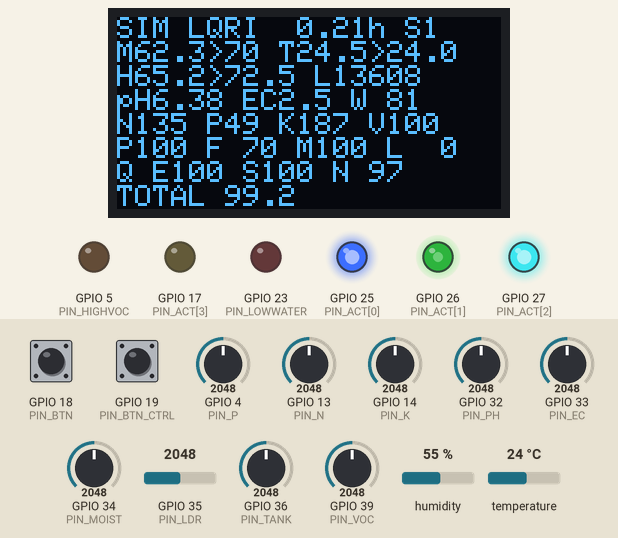
Recording of a sketch running on a simulated ESP32. Shown: 128×64 one-colour display, output pins drawn as LEDs (lit = HIGH). The test bench sets the inputs (shaded band); at power-on: GPIO 18 (PIN_BTN) HIGH, GPIO 19 (PIN_BTN_CTRL) HIGH, GPIO 39 (PIN_VOC) = 2048, GPIO 36 (PIN_TANK) = 2048, GPIO 4 (PIN_P) = 2048, GPIO 13 (PIN_N) = 2048, GPIO 14 (PIN_K) = 2048, GPIO 32 (PIN_PH) = 2048, GPIO 33 (PIN_EC) = 2048, GPIO 34 (PIN_MOIST) = 2048, GPIO 35 (PIN_LDR) = 2048, humidity 55 %, temperature 24 °C (analog values on the 0–4095 scale). Random numbers use the default seed unless the sketch sets one; what the sketch prints to the serial monitor is not drawn.

Above: at 1.28 s.
1.3 s: GPIO 18 (PIN_BTN) pulled LOW for 0.15 s
At 1.94 s:
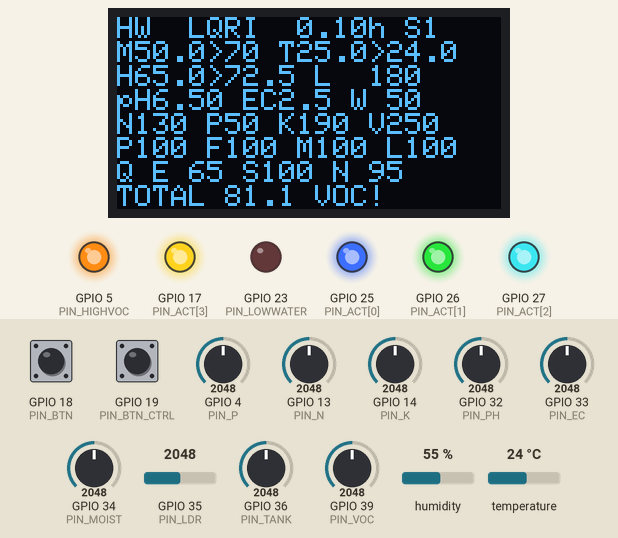
2.0 s: GPIO 19 (PIN_BTN_CTRL) pulled LOW for 0.15 s
At 2.69 s:
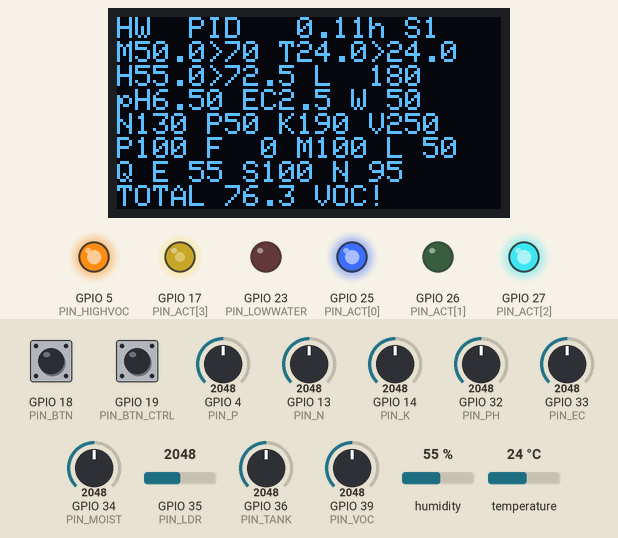
2.7 s: GPIO 39 (PIN_VOC) set to 1696
At 3.69 s:
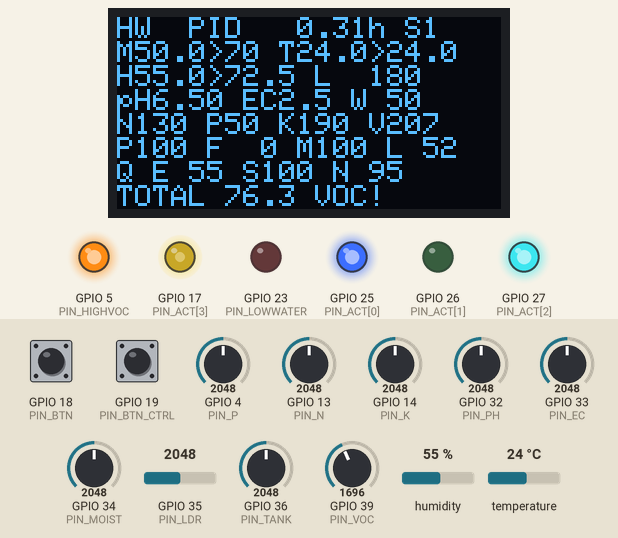
4.8 s: GPIO 39 (PIN_VOC) set to 1581
At 5.29 s:
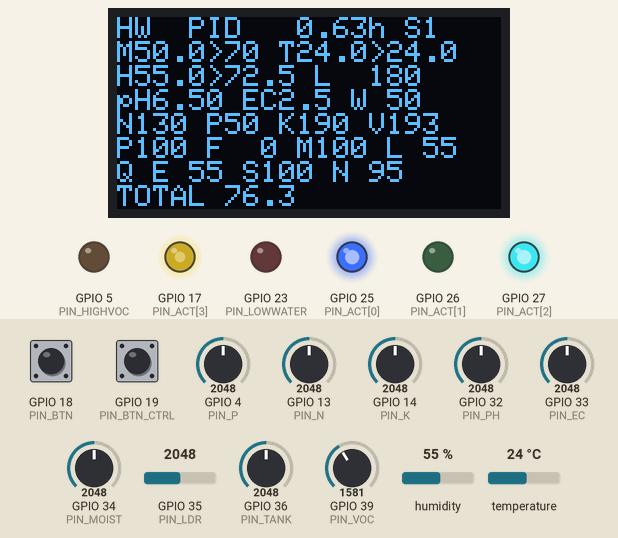
6.6 s: GPIO 36 (PIN_TANK) set to 425
At 7.29 s:
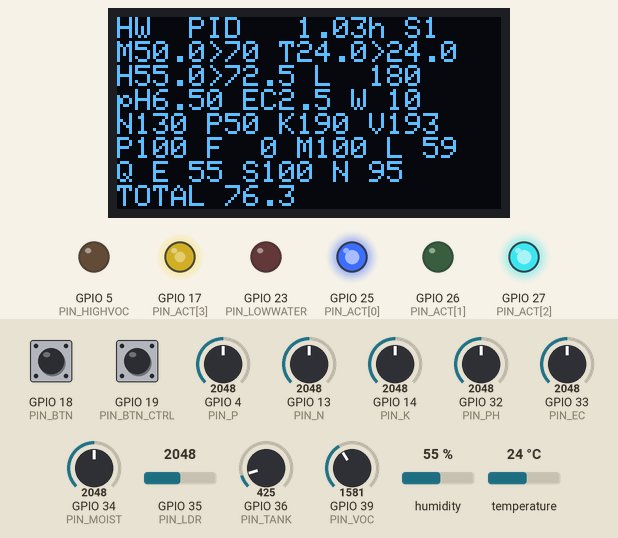
8.1 s: GPIO 36 (PIN_TANK) set to 387
At 13.13 s:
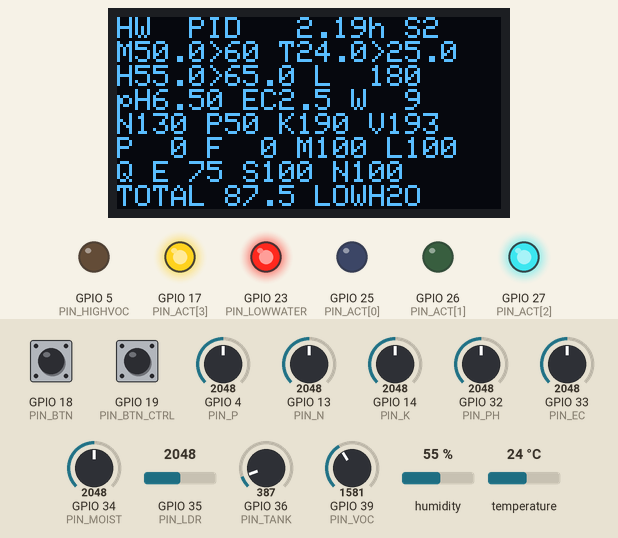
Timing chart, 0 to 13.6 s (numbered marks = the images above; inputs shaded):
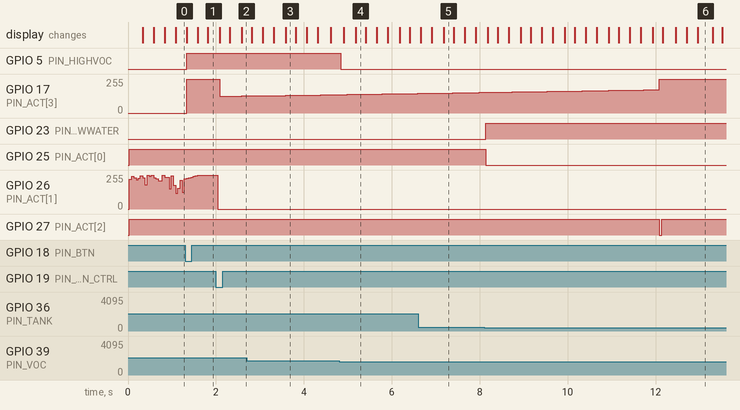

The sketch:

sketch.ino
```cpp
// =============================================================================
//  TOMATO CROP MONITORING & AUTOMATIC CONTROL  -  Wokwi / ESP32
//  Aligned with main.m and build_tomato_simulink_main.m
//  (11 states, 4 actuators, 5 growth stages, Loamy soil, 3 controllers)
//
//  MODE button (GPIO18):
//    SIM  closed loop: firmware runs the main.m nonlinear plant + controller
//    HW   all 11 channels come from Wokwi parts: DHT22 (T, RH), LDR (lux) and
//         8 potentiometers (moisture, pH, EC, N, P, K, tank level, VOC); the
//         controller reacts to them. Wokwi has no capacitive-moisture, pH, EC,
//         RS485-NPK, float or MQ-135 part, so potentiometers stand in for them.
//  CTRL button (GPIO19): cycles Decentralized PID -> Pole Placement -> LQR-I
//
//  Time is compressed: one control step (Ts = 0.01 h) every LOOP_MS.
//  With LOOP_MS = 50  ->  1 simulated hour = 5 s,  24 h = 120 s.
// =============================================================================
#include <Arduino.h>
#include <Wire.h>
#include <DHT.h>
#include <Adafruit_GFX.h>
#include <Adafruit_SSD1306.h>
#include "tomato_core.h"

#ifndef ESP_ARDUINO_VERSION_MAJOR
#define ESP_ARDUINO_VERSION_MAJOR 2
#endif

using namespace tomato;

// ------------------------------ user options --------------------------------
#define LOOP_MS            50      // real ms per control step
#define NOISE_ON           1       // 1 = Gaussian sensor noise in SIM mode
#define PRINT_EVERY_TICKS  25      // serial log every 0.25 simulated hours
#define START_IN_SIM_MODE  true
#define START_CONTROLLER   CTRL_LQRI   // CTRL_PID, CTRL_PP or CTRL_LQRI

// ------------------------------ pins ----------------------------------------
const uint8_t PIN_DHT      = 16;
const uint8_t PIN_MOIST    = 34;   // pot  -> soil moisture 0..100 %
const uint8_t PIN_LDR      = 35;   // LDR module AO -> lux
const uint8_t PIN_PH       = 32;   // pot  -> pH 4..9
const uint8_t PIN_EC       = 33;   // pot  -> EC 0..5 mS/cm
const uint8_t PIN_TANK     = 36;   // pot  -> water tank level 0..100 %
const uint8_t PIN_VOC      = 39;   // pot  -> VOC 0..500
const uint8_t PIN_N        = 13;   // pot  -> nitrogen   0..260 mg/kg (stands in for RS485 NPK, N)
const uint8_t PIN_P        = 4;    // pot  -> phosphorus 0..100 mg/kg (NPK, P)
const uint8_t PIN_K        = 14;   // pot  -> potassium  0..380 mg/kg (NPK, K)
const uint8_t PIN_BTN      = 18;   // mode button (to GND)
const uint8_t PIN_BTN_CTRL = 19;   // controller-select button (to GND)
const uint8_t PIN_ACT[NU]  = {25, 26, 27, 17};   // pump, fan, mist, grow light (PWM LEDs)
const uint8_t PIN_LOWWATER = 23;   // red LED
const uint8_t PIN_HIGHVOC  = 5;    // orange LED

DHT dht(PIN_DHT, DHT22);
Adafruit_SSD1306 display(128, 64, &Wire, -1);

// ------------------------------ state ---------------------------------------
float x[NX];            // true / model state
float y[NX];            // what the controller sees
float u[NU];            // safe actuator commands
Controller ctrl;
bool  simMode = START_IN_SIM_MODE;
float simTime = 0.0f;   // hours
uint32_t nextTick = 0;
uint32_t tickCount = 0;
uint32_t lastBtnMs = 0;
uint32_t lastCtrlBtnMs = 0;
uint32_t lastDisplayMs = 0;

// ------------------------------ helpers -------------------------------------
float gauss() {
    float u1 = random(1, 10000) / 10000.0f;
    float u2 = random(0, 10000) / 10000.0f;
    return sqrtf(-2.0f * logf(u1)) * cosf(2.0f * PI_F * u2);
}

float adcFrac(uint8_t pin) { return analogRead(pin) / 4095.0f; }

// Wokwi photoresistor module (3.3 V, 12-bit ADC) -> lux
float readLux() {
    int a = analogRead(PIN_LDR);
    if (a <= 1)    return 65535.0f;
    if (a >= 4094) return 0.1f;
    const float GAMMA = 0.7f, RL10 = 50.0f;
    float v = a / 4095.0f * 3.3f;
    float resistance = 2000.0f * v / (1.0f - v / 3.3f);
    float lux = powf(RL10 * 1e3f * powf(10.0f, GAMMA) / resistance, 1.0f / GAMMA);
    if (!isfinite(lux)) lux = 0.0f;
    return clampf(lux, 0.0f, 65535.0f);
}

// Read the real (Wokwi) sensors into the matching state slots.
void readHardwareInto(float* s) {
    static float lastT = 25.0f, lastH = 65.0f;
    static uint32_t lastDht = 0;
    if (millis() - lastDht >= 2000) {          // DHT22 needs >= 2 s between reads
        lastDht = millis();
        float t = dht.readTemperature();
        float h = dht.readHumidity();
        if (!isnan(t)) lastT = t;
        if (!isnan(h)) lastH = h;
    }
    s[S_T]   = lastT;
    s[S_RH]  = lastH;
    s[S_M]   = adcFrac(PIN_MOIST) * 100.0f;
    s[S_L]   = readLux();
    s[S_PH]  = 4.0f + adcFrac(PIN_PH) * 5.0f;
    s[S_EC]  = adcFrac(PIN_EC) * 5.0f;
    s[S_W]   = adcFrac(PIN_TANK) * 100.0f;
    s[S_VOC] = adcFrac(PIN_VOC) * 500.0f;
    s[S_N]   = adcFrac(PIN_N) * 260.0f;    // mid position = 130 mg/kg
    s[S_P]   = adcFrac(PIN_P) * 100.0f;    // mid position = 50 mg/kg
    s[S_K]   = adcFrac(PIN_K) * 380.0f;    // mid position = 190 mg/kg
}

void pwmSetup() {
#if ESP_ARDUINO_VERSION_MAJOR >= 3
    for (int i = 0; i < NU; i++) ledcAttach(PIN_ACT[i], 5000, 8);
#else
    for (int i = 0; i < NU; i++) { ledcSetup(i, 5000, 8); ledcAttachPin(PIN_ACT[i], i); }
#endif
}

void pwmWriteAct(int i, float v) {
    int duty = (int)(clamp01(v) * 255.0f + 0.5f);
#if ESP_ARDUINO_VERSION_MAJOR >= 3
    ledcWrite(PIN_ACT[i], duty);
#else
    ledcWrite(i, duty);
#endif
}

void resetSystem() {
    for (int i = 0; i < NX; i++) x[i] = X0[i];
    for (int i = 0; i < NX; i++) y[i] = X0[i];
    for (int i = 0; i < NU; i++) u[i] = 0.0f;
    ctrl.reset();
    simTime = 0.0f;
    tickCount = 0;
}

void drawDisplay(const Setpoints& sp, const Quality& q, bool lowWater) {
    char b[24];
    display.clearDisplay();
    display.setTextSize(1);
    display.setTextColor(SSD1306_WHITE);

    snprintf(b, sizeof(b), "%s %-4s %5.2fh S%d", simMode ? "SIM" : "HW ", CTRL_NAME[ctrl.type], simTime, sp.stage);
    display.setCursor(0, 0);  display.print(b);
    snprintf(b, sizeof(b), "M%4.1f>%2.0f T%4.1f>%4.1f", y[S_M], sp.v[0], y[S_T], sp.v[1]);
    display.setCursor(0, 8);  display.print(b);
    snprintf(b, sizeof(b), "H%4.1f>%4.1f L%5.0f", y[S_RH], sp.v[2], y[S_L]);
    display.setCursor(0, 16); display.print(b);
    snprintf(b, sizeof(b), "pH%4.2f EC%3.1f W%3.0f", y[S_PH], y[S_EC], y[S_W]);
    display.setCursor(0, 24); display.print(b);
    snprintf(b, sizeof(b), "N%3.0f P%2.0f K%3.0f V%3.0f", y[S_N], y[S_P], y[S_K], y[S_VOC]);
    display.setCursor(0, 32); display.print(b);
    snprintf(b, sizeof(b), "P%3.0f F%3.0f M%3.0f L%3.0f", u[0] * 100, u[1] * 100, u[2] * 100, u[3] * 100);
    display.setCursor(0, 40); display.print(b);
    snprintf(b, sizeof(b), "Q E%3.0f S%3.0f N%3.0f", q.env, q.soil, q.nutr);
    display.setCursor(0, 48); display.print(b);
    snprintf(b, sizeof(b), "TOTAL%5.1f %s%s", q.total, lowWater ? "LOWH2O " : "", q.vocWarn ? "VOC!" : "");
    display.setCursor(0, 56); display.print(b);
    display.display();
}

void logSerial(const Setpoints& sp, const Quality& q, bool lowWater) {
    char b[320];
    snprintf(b, sizeof(b),
             "%.2f,%s,%s,%d,%.2f,%.2f,%.2f,%.0f,%.2f,%.2f,%.1f,%.1f,%.1f,%.1f,%.1f,%.3f,%.3f,%.3f,%.3f,%.1f,%.1f,%.1f,%.1f,%d,%d",
             simTime, simMode ? "SIM" : "HW", CTRL_NAME[ctrl.type], sp.stage,
             y[S_M], y[S_T], y[S_RH], y[S_L], y[S_PH], y[S_EC], y[S_N], y[S_P], y[S_K], y[S_W], y[S_VOC],
             u[0], u[1], u[2], u[3], q.env, q.soil, q.nutr, q.total, lowWater ? 1 : 0, q.vocWarn ? 1 : 0);
    Serial.println(b);
}

// ------------------------------ setup / loop --------------------------------
void setup() {
    Serial.begin(115200);
    analogReadResolution(12);
    analogSetAttenuation(ADC_11db);
    randomSeed(42);

    pinMode(PIN_BTN, INPUT_PULLUP);
    pinMode(PIN_BTN_CTRL, INPUT_PULLUP);
    ctrl.type = START_CONTROLLER;
    pinMode(PIN_LOWWATER, OUTPUT);
    pinMode(PIN_HIGHVOC, OUTPUT);
    pwmSetup();
    dht.begin();

    Wire.begin(21, 22);
    if (!display.begin(SSD1306_SWITCHCAPVCC, 0x3C)) {
        Serial.println("SSD1306 not found (continuing without display)");
    }

    resetSystem();
    Serial.println("t_h,mode,ctrl,stage,M,T,RH,L,pH,EC,N,P,K,W,VOC,pump,fan,mist,light,qEnv,qSoil,qNutr,qTotal,lowWater,highVOC");
    nextTick = millis();
}

void loop() {
    uint32_t now = millis();

    // mode button (debounced)
    if (digitalRead(PIN_BTN) == LOW && now - lastBtnMs > 300) {
        lastBtnMs = now;
        simMode = !simMode;
        resetSystem();
        Serial.println(simMode ? "# Mode: SIM (closed-loop model)" : "# Mode: HW (Wokwi sensors)");
    }
    // controller button (debounced): PID -> PP -> LQR-I, restarts the 24 h run
    if (digitalRead(PIN_BTN_CTRL) == LOW && now - lastCtrlBtnMs > 300) {
        lastCtrlBtnMs = now;
        ctrl.type = (CtrlType)((ctrl.type + 1) % NCTRL);
        resetSystem();
        Serial.print("# Controller: "); Serial.println(CTRL_NAME[ctrl.type]);
    }

    if ((int32_t)(now - nextTick) < 0) return;
    nextTick += LOOP_MS;
    if ((int32_t)(now - nextTick) > 5 * LOOP_MS) nextTick = now + LOOP_MS;   // resync if we fell behind

    // 1. setpoints for the current growth stage
    Setpoints sp = growthStage(simTime);

    // 2. sensors
    if (simMode) {
        for (int i = 0; i < NX; i++) {
            float n = NOISE_ON ? SIGMA[i] * gauss() : 0.0f;
            y[i] = clampf(x[i] + n, SENS_LO[i], SENS_HI[i]);
        }
    } else {
        readHardwareInto(x);                         // all 11 sensors overwrite the states
        for (int i = 0; i < NX; i++) y[i] = x[i];
    }

    // 3. controller + safety (main.m: interlock on the true tank level)
    ctrl.step(sp.v, y, u);
    bool lowWater = applySafety(u, x);

    // 4. quality
    Quality q = cropQuality(y, sp.stage);

    // 5. outputs
    for (int i = 0; i < NU; i++) pwmWriteAct(i, u[i]);
    digitalWrite(PIN_LOWWATER, lowWater ? HIGH : LOW);
    digitalWrite(PIN_HIGHVOC,  q.vocWarn ? HIGH : LOW);

    // 6. plant advances: forward Euler as in main.m (in HW mode it is overwritten next tick)
    plantStep(x, u, disturbance(simTime));
    simTime += Ts;
    tickCount++;

    // 7. reporting
    if (tickCount % PRINT_EVERY_TICKS == 0) logSerial(sp, q, lowWater);
    if (now - lastDisplayMs >= 250) { lastDisplayMs = now; drawDisplay(sp, q, lowWater); }

    // repeat the 24 h demo cycle
    if (simTime >= 24.0f) {
        Serial.println("# 24 h cycle complete - restarting");
        resetSystem();
    }
}
```

Measured:
- the behaviour switches between 1639 and 1638 on GPIO 39 (PIN_VOC) (found by bisection; images 3 and 4)
- the behaviour switches between 410 and 409 on GPIO 36 (PIN_TANK) (found by bisection; images 5 and 6)
- after the input at 1.3 s, GPIO 5 (PIN_HIGHVOC): LOW → HIGH at once; GPIO 17 (PIN_ACT[3]): 0/255 → 255/255 at once
- after the input at 2.0 s, GPIO 17 (PIN_ACT[3]): 255/255 → 125/255 after 0.08 s, → 126/255 0.10 s later, → 127/255 0.20 s later, → 128/255 0.20 s later
- after the input at 4.8 s, GPIO 5 (PIN_HIGHVOC): HIGH → LOW at once
- after the input at 8.1 s, GPIO 23 (PIN_LOWWATER): LOW → HIGH at once
